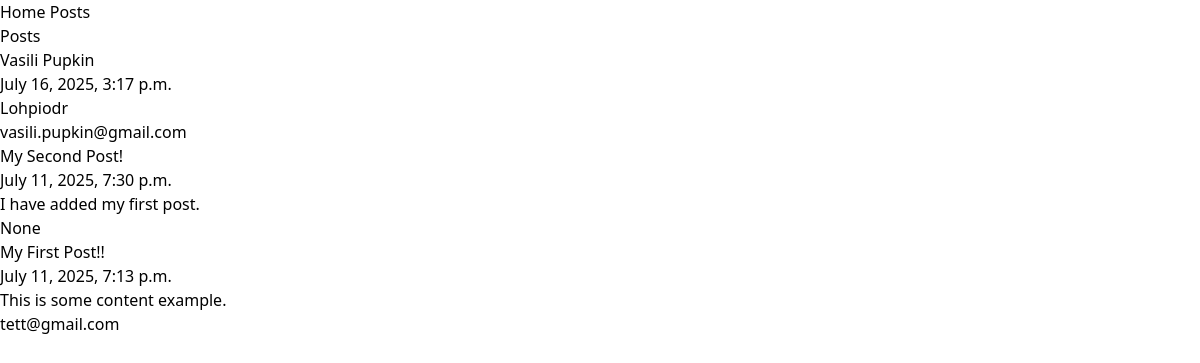
/posts/, run on the app's committed database.
### posts/models.py (models this page shows, shortened)
class Post(models.Model):
    title = models.CharField(max_length=75)
    body = models.TextField()
    deputy_email = models.EmailField(max_length=254, blank=False, null=True)
    slug = models.SlugField()
    date = models.DateTimeField(auto_now_add=True)

### posts/views.py (the view)
# urls.py: path('', views.posts_list, name='list'),
def posts_list(request):
	posts = Post.objects.all().order_by('-date')
	return render(request,'posts/posts_list.html', { 'posts': posts})

### posts/templates/posts/posts_list.html (shortened to what this page needs)
{% extends 'layout.html' %}
{% block content %}
    <section>
    <h1>Posts</h1>
    {% for post in posts %}
        <article class="post">
            <h2>
                <a href="{%  url 'posts:page' slug=post.slug %}">
                    {{ post.title }}
                </a>
            </h2>
            <p>{{ post.date }}</p>
            <p>{{ post.body }}</p>
            <p>{{ post.deputy_email }}</p>
        </article>
    {% endfor %}
</section>
{% endblock %}

### templates/layout.html (shortened to what this page needs)
<!DOCTYPE html>
{% load static%}
<html lang="en">
<head>
    <link href="{% static 'css/style.css' %}" rel="stylesheet">
</head>
<body>
<nav>
  <a href="/">Home</a>
  <a href="{% url 'posts:list' %}">Posts</a>
</nav>
    <main>
        {% block content %}
        {% endblock %}
    </main>
</body>
</html>

### data on the page
Post: title "Vasili Pupkin", date "July 16, 2025, 3:17 p.m.", body "Lohpiodr", deputy_email "vasili.pupkin@gmail.com"
Post: title "My Second Post!", date "July 11, 2025, 7:30 p.m.", body "I have added my first post.", deputy_email "None"
Post: title "My First Post!!", date "July 11, 2025, 7:13 p.m.", body "This is some content example.", deputy_email "tett@gmail.com"
